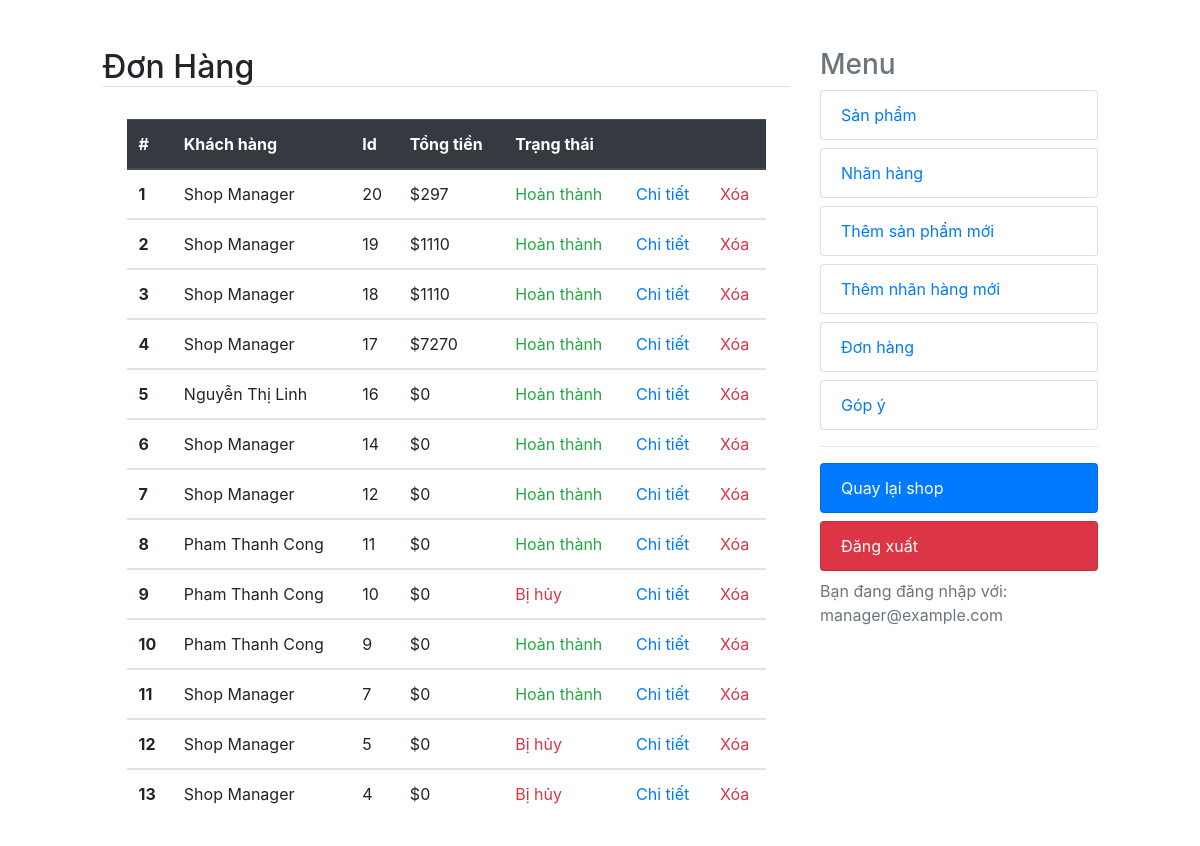
Page /dashboard/orders (signed in) on the committed database.
### orders/models.py (models this page shows, shortened)
class Order(models.Model):
    user = models.ForeignKey(User, on_delete=models.CASCADE, related_name='orders')
    created = models.DateTimeField(auto_now_add=True)
    updated = models.DateTimeField(auto_now=True)
    status = models.BooleanField(default=False)
    class Meta:
        ordering = ('-created',)
    @property
    def get_total_price(self):
        total = sum(item.get_cost() for item in self.items.all())
        return total

class OrderItem(models.Model):
    order = models.ForeignKey(Order, on_delete=models.CASCADE, related_name='items')
    product = models.ForeignKey(Product, on_delete=models.CASCADE, related_name='order_items')
    price = models.IntegerField()
    quantity = models.SmallIntegerField(default=1)
    def get_cost(self):
        return self.price * self.quantity

### accounts/models.py (models this page shows, shortened)
class User(AbstractBaseUser):
    email = models.EmailField(max_length=100, unique=True)
    full_name = models.CharField(max_length=100)
    is_admin = models.BooleanField(default=False)
    is_active = models.BooleanField(default=True)
    likes = models.ManyToManyField(Product, blank=True, related_name='likes')
    is_manager = models.BooleanField(default=False)
    objects = UserManager()
    USERNAME_FIELD = 'email'
    REQUIRED_FIELDS = ['full_name']

### dashboard/views.py (the view)
# urls.py: path('orders', views.orders, name='orders'),
@user_passes_test(is_manager)
@login_required
def orders(request):
    orders = Order.objects.all()
    context = {'title':'Đơn hàng', 'orders':orders}
    return render(request, 'orders.html', context)

### cart/utils/cart.py (called while the page is built)
    def __iter__(self):
        product_ids = self.cart.keys()
        products = Product.objects.filter(id__in=product_ids)
        cart = self.cart.copy()
        for product in products:
            cart[str(product.id)]['product'] = product
        for item in cart.values():
            item['total_price'] = int(item['price']) * int(item['quantity'])
            yield item

    def add_cart_session(self):
        cart = self.session.get(CART_SESSION_ID)
        if not cart:
            cart = self.session[CART_SESSION_ID] = {}
        return cart

### dashboard/views.py (called while the page is built)
def is_manager(user):
    try:
        if not user.is_manager:
            raise Http404
        return True
    except:
        raise Http404

### online_shop/context_processors.py (called while the page is built)
def return_cart(request):
    cart = len(list(Cart(request)))
    return {'cart_count': cart}

def return_categories(request):
    categories = Category.objects.all()
    return {'categories': categories}

### dashboard/templates/orders.html
{% extends "dashboard.html" %}
{% block content %}
<table class="table">
    <thead class="thead-dark">
      <tr>
        <th scope="col">#</th>
        <th scope="col">Khách hàng</th>
        <th scope="col">Id</th>
        <th scope="col">Tổng tiền</th>
        <th scope="col">Trạng thái</th>
        <th scope="col"></th>
        <th scope="col"></th>
      </tr>
    </thead>
    {% for order in orders %}
    <tbody>
      <tr>
        <th scope="row">{{ forloop.counter }}</th>
        <td>{{ order.user.full_name }}</td>
        <td>{{ order.id }}</td>
        <td>${{ order.get_total_price }}</td>
        {% if order.status %}
            <td class="text-success">Hoàn thành</td>
        {% else %}
            <td class="text-danger">Bị hủy</td>
        {% endif %}
        <td><a href="{% url 'dashboard:order_detail' order.id %}" class="text-primary text-decoration-none">Chi tiết</a></td>
        <td><a class="text-danger text-decoration-none" href="{% url 'dashboard:delete_order' order.id %}">Xóa</a></td>
      </tr>
    </tbody>
    {% endfor %}
  </table>
{% endblock %}

### dashboard/templates/dashboard.html (shortened to what this page needs)
{% load static %}
<!DOCTYPE html>
<html lang="en">
<head>
    <link rel="stylesheet" type="text/css" href="{% static 'css/bootstrap_dashboard.css' %}" />
</head>
<body>
    <div class="row mt-5">
        <div class="col-md-1"></div>
        <div class="col-md-7">
            <h2 class="border-bottom text-capitalize">{{ title }}</h2>
            <div class="p-4">
                {% block content %}{% endblock %}
            </div>
        </div>
        <div class="col-md-3 border-start">
            <h3 class="text-muted">Menu</h3>
            <a class="text-decoration-none" href="{% url 'dashboard:products' %}">
                <li class="rounded list-group-item  text-primary">Sản phẩm</li>
            </a>
            <a class="text-decoration-none" href="{% url 'dashboard:category' %}">
                <li class="rounded list-group-item mt-2  text-primary">Nhãn hàng</li>
            </a>
            <a class="text-decoration-none" href="{% url 'dashboard:add_product' %}">
                <li class="rounded list-group-item mt-2 text-primary">Thêm sản phẩm mới</li>
            </a>
            <a class="text-decoration-none" href="{% url 'dashboard:add_category' %}">
                <li class="rounded list-group-item mt-2  text-primary">Thêm nhãn hàng mới</li>
            </a>
            <a class="text-decoration-none" href="{% url 'dashboard:orders' %}">
                <li class="rounded list-group-item mt-2  text-primary">Đơn hàng</li>
            </a>
            <a class="text-decoration-none" href="{% url 'dashboard:feedback' %}">
                <li class="rounded list-group-item mt-2  text-primary">Góp ý</li>
            </a>
            <hr>
            <a class="text-decoration-none" href="{% url 'shop:home_page' %}">
                <li class="rounded list-group-item bg-primary mt-2  text-white">Quay lại shop</li>
            </a>
            <a class="text-decoration-none" href="{% url 'accounts:user_logout' %}">
                <li class="rounded list-group-item bg-danger mt-2  text-white">Đăng xuất</li>
            </a>
            <div class="text-muted mt-2">Bạn đang đăng nhập với: {{ request.user.email }}</div>
        </div>
        <div class="col-md-1 "></div>
    </div>
</body>
</html>

### rows in the picture
Order: user.full_name "Shop Manager", id "20", get_total_price "297", status "Hoàn thành"
Order: user.full_name "Shop Manager", id "19", get_total_price "1110", status "Hoàn thành"
Order: user.full_name "Shop Manager", id "18", get_total_price "1110", status "Hoàn thành"
Order: user.full_name "Shop Manager", id "17", get_total_price "7270", status "Hoàn thành"
Order: user.full_name "Nguyễn Thị Linh", id "16", get_total_price "0", status "Hoàn thành"
Order: user.full_name "Shop Manager", id "14", get_total_price "0", status "Hoàn thành"
Order: user.full_name "Shop Manager", id "12", get_total_price "0", status "Hoàn thành"
Order: user.full_name "Pham Thanh Cong", id "11", get_total_price "0", status "Hoàn thành"
Order: user.full_name "Pham Thanh Cong", id "10", get_total_price "0", status "Bị hủy"
Order: user.full_name "Pham Thanh Cong", id "9", get_total_price "0", status "Hoàn thành"
Order: user.full_name "Shop Manager", id "7", get_total_price "0", status "Hoàn thành"
Order: user.full_name "Shop Manager", id "5", get_total_price "0", status "Bị hủy"
Order: user.full_name "Shop Manager", id "4", get_total_price "0", status "Bị hủy"
User: user.email "manager@example.com"

### other values in the picture
{{ title }} "Đơn Hàng"
